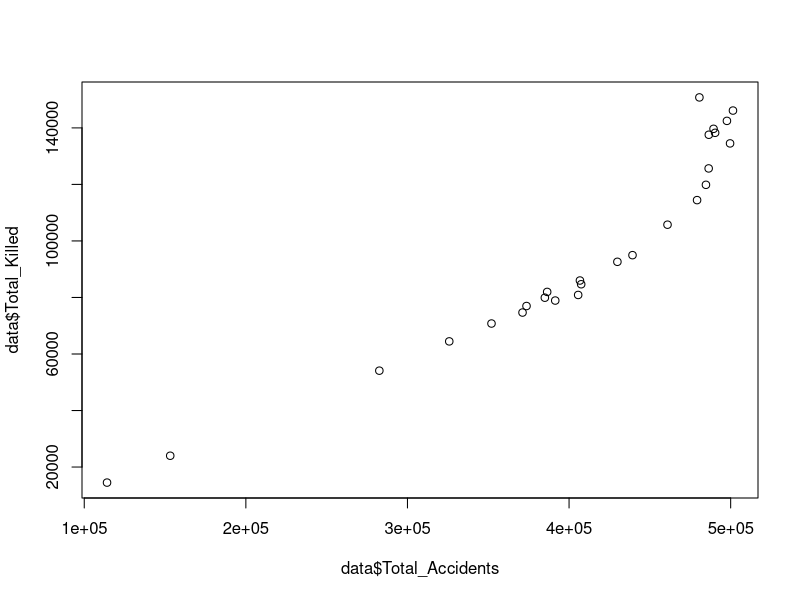
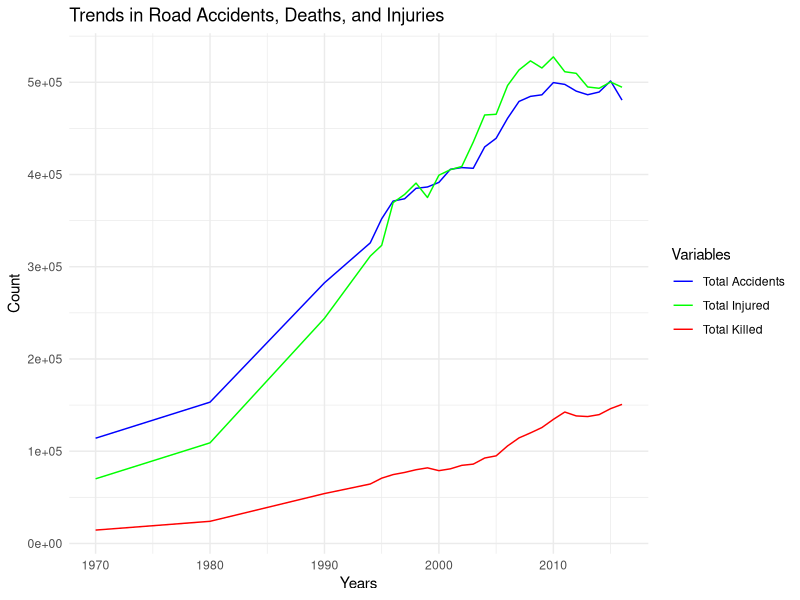
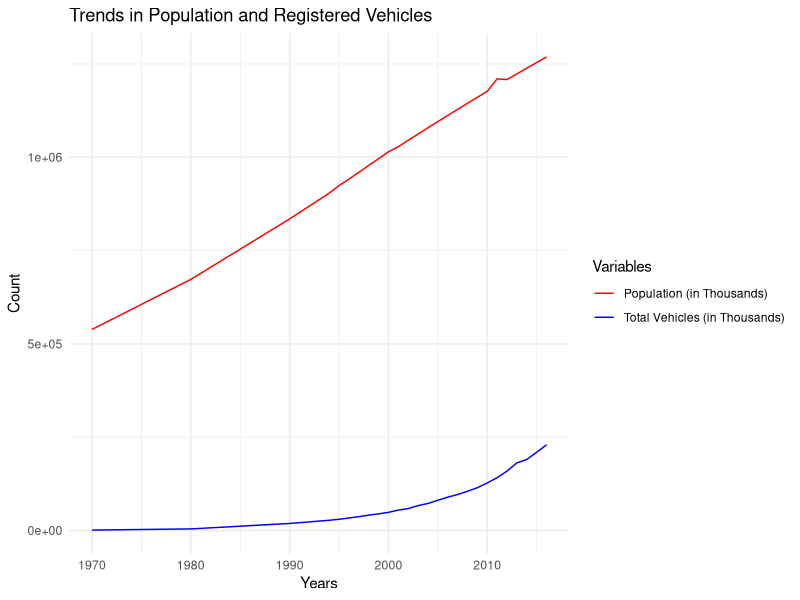
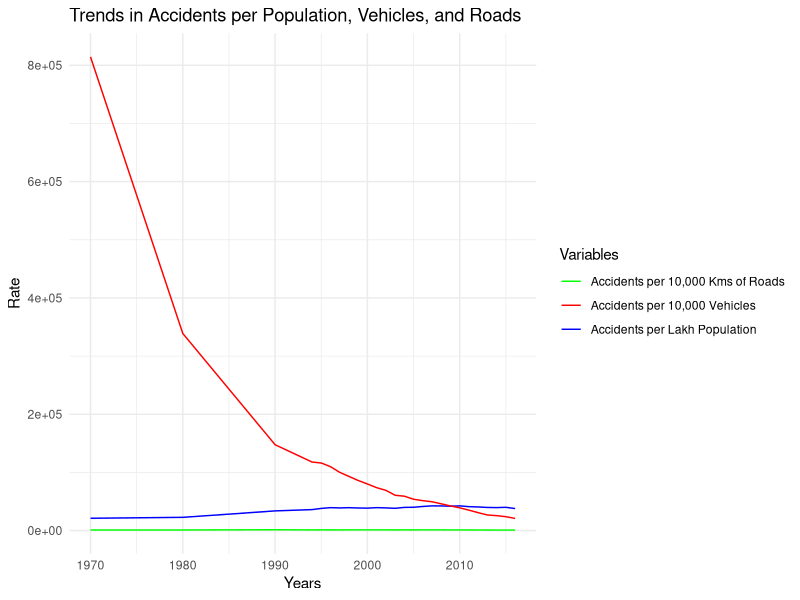

Reproduce these figures in R, in order.
# Install and load required libraries
suppressMessages(install.packages("ggplot2"))
suppressMessages(install.packages("tidyverse"))
suppressMessages(install.packages("caret"))
suppressMessages(install.packages("randomForest"))

suppressMessages(library(ggplot2))
#supressMessages(library(conflicted))
suppressMessages(library(tidyverse))
suppressMessages(library(caret))
suppressMessages(library(randomForest))

# conflict_prefer("filter", "dplyr") 
# # Choose dplyr's filter() over stats' filter()
# conflict_prefer("lag", "dplyr")
# # Create a data frame with the given data
data <- data.frame(
  Years = c(1970, 1980, 1990, 1994, 1995, 1996, 1997, 1998, 1999, 2000, 2001, 2002,
            2003, 2004, 2005, 2006, 2007, 2008, 2009, 2010, 2011, 2012, 2013, 2014,
            2015, 2016, 2017),
  Total_Accidents = c(114100, 153200, 282600, 325864, 351999, 371204, 373671, 385018,
                      386456, 391449, 405637, 407497, 406726, 429910, 439255, 460920,
                      479216, 484704, 486384, 499628, 497686, 490383, 486476, 489400,
                      501423, 480652, 464910),
  Total_Killed = c(14500, 24000, 54100, 64463, 70781, 74665, 76977, 79919, 81966,
                   78911, 80888, 84674, 85998, 92618, 94968, 105749, 114444, 119860,
                   125660, 134513, 142485, 138258, 137572, 139671, 146133, 150785,
                   147913),
  Total_Injured = c(70100, 109100, 244100, 311500, 323200, 369502, 378361, 390674,
                    375051, 399265, 405216, 408711, 435122, 464521, 465282, 496481,
                    513340, 523193, 515458, 527512, 511394, 509667, 494893, 493474,
                    500279, 494624, 470975),
  Population_Thousands = c(539000, 673000, 835000, 904000, 924359, 941579, 959792,
                           978081, 996130, 1014825, 1028610, 1045547, 1062388, 1079117,
                           1095722, 1112186, 1128521, 1144734, 1160813, 1176742, 1210193.4,
                           1208116, 1223581, 1238887, 1254019, 1268961, 1283601),
  Total_Vehicles_Thousands = c(1401, 4521, 19152, 27660, 30295, 33786, 37332, 41368,
                               44875, 48857, 54991, 58924, 67007, 72718, 81502, 89618,
                               96707, 105353, 114951, 127746, 141865.6, 159490.6, 181508,
                               190704, 210023, 230031, NA),
  Road_Length_Kms = c(1188728, 1491873, 1983867, 2890950, 2975035, 3202515, 3298788,
                      3228356, 3296650, 3316078, 3373520, 3426603, 3528654, 3621507,
                      3809156, 3880651, 4016401, 4109592, 4471510, 4582439, 4676838,
                      4865394, 5231922, 5402486, 5472144, 5603293, NA)
)

# Remove rows with missing values
data <- na.omit(data)

# Data visualization
p1 <- ggplot(data, aes(x = Years)) +
  geom_line(aes(y = Total_Accidents, color = "Total Accidents")) +
  geom_line(aes(y = Total_Killed, color = "Total Killed")) +
  geom_line(aes(y = Total_Injured, color = "Total Injured")) +
  labs(x = "Years", y = "Count", title = "Trends in Road Accidents, Deaths, and Injuries") +
  theme_minimal() +
  scale_color_manual(name = "Variables",
                     values = c("Total Accidents" = "blue", "Total Killed" = "red", "Total Injured" = "green"))

p2 <- ggplot(data, aes(x = Years)) +
  geom_line(aes(y = Total_Vehicles_Thousands, color = "Total Vehicles (in Thousands)")) +
  geom_line(aes(y = Population_Thousands, color = "Population (in Thousands)")) +
  labs(x = "Years", y = "Count", title = "Trends in Population and Registered Vehicles") +
  theme_minimal() +
  scale_color_manual(name = "Variables",
                     values = c("Total Vehicles (in Thousands)" = "blue", "Population (in Thousands)" = "red"))

# For the third plot, we'll calculate the rates instead of raw numbers to avoid Inf and NaN values
data <- data %>%
  mutate(Accidents_per_Lakh_Population = Total_Accidents / (Population_Thousands / 100000),
         Accidents_per_10000_Vehicles = Total_Accidents / (Total_Vehicles_Thousands / 10000),
         Accidents_per_10000_Kms_of_Roads = Total_Accidents / (Road_Length_Kms / 10000))

p3 <- ggplot(data, aes(x = Years)) +
  geom_line(aes(y = Accidents_per_Lakh_Population, color = "Accidents per Lakh Population")) +
  geom_line(aes(y = Accidents_per_10000_Vehicles, color = "Accidents per 10,000 Vehicles")) +
  geom_line(aes(y = Accidents_per_10000_Kms_of_Roads, color = "Accidents per 10,000 Kms of Roads")) +
  labs(x = "Years", y = "Rate", title = "Trends in Accidents per Population, Vehicles, and Roads") +
  theme_minimal() +
  scale_color_manual(name = "Variables",
                     values = c("Accidents per Lakh Population" = "blue", "Accidents per 10,000 Vehicles" = "red", "Accidents per 10,000 Kms of Roads" = "green"))

# Print the plots
plot(data$Total_Accidents,data$Total_Killed)
print(p1)
print(p2)
print(p3)

#Spliting the data in x and y

median_killed <- median(data$Total_Killed)
data$Severity <- factor(ifelse(data$Total_Killed >= median_killed, 1, 0), levels = c(1, 0))

#x stands for the features and y is target column
x<-select(data,-Total_Killed,-Severity)
y<-select(data,Severity)
# now spiliting the data
set.seed(9)
train_index <- sample(nrow(data), 0.1 * nrow(data))
#print(train_index)
x_train_data <- x[train_index, ]
x_test_data <- x[-train_index, ]
y_train_data<-y[train_index, ]
y_test_data<-y[-train_index, ]

# print(x)
# print(y)
model<-randomForest(x=x_train_data,y=y_train_data)
# Make predictions on the test set
predictions <- predict(model, newdata = x_test_data)

# Evaluate the model
conf_matrix <- confusionMatrix(predictions,y_test_data)
# Manually compute precision and recall for the "Severe" class
TP <- conf_matrix$table[1, 1]
FP <- sum(conf_matrix$table[, 1]) - TP
FN <- sum(conf_matrix$table[1, ]) - TP

precision <- TP / (TP + FP)
recall <- TP / (TP + FN)

# Print the evaluation metrics
accuracy <- conf_matrix$overall['Accuracy']
cat("Accuracy:", round(accuracy * 100, 2), "%\n")
cat("Precision:", round(precision * 100, 2), "%\n")
cat("Recall:", round(recall * 100, 2), "%\n")


